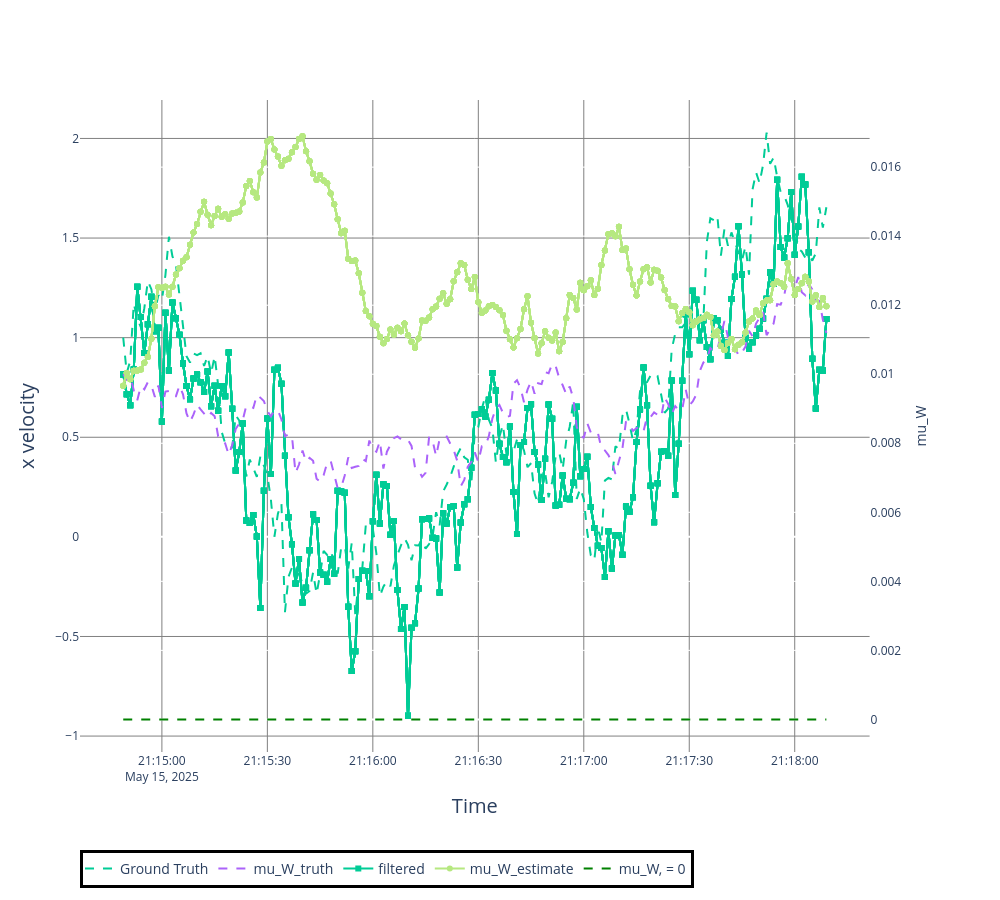

Here is the notebook cell this chart was saved with:
### Code cell
velocity_plotter.plot_tracks(track,[1],label='filtered', line=dict(color='#00CC96'))
velocity_plotter.plot_tracks(mu_W_estimate,[0],secondary_y=True,label='mu_W_estimate',line=dict(color='#B6E880'))
velocity_plotter.fig
velocity_plotter.fig.update_layout( 
    width=1000,height=900,
    plot_bgcolor="white",  # Set background color to white
    xaxis=dict(
        showgrid=True,
        gridcolor="gray",      # Keep the grid
        title=dict(text="Time", font=dict(size=20)),  # Add large label
    ),
    yaxis=dict(
        showgrid=True,
        gridcolor="gray",      # Keep the grid
        title=dict(text='x velocity', font=dict(size=20)),  # Add large label
    ),
    legend=dict(
        font=dict(size=14),       # Make the legend font larger
        orientation='h',
        # xanchor="auto",         # Center the legend
        # yanchor="auto",           # Align the legend to the bottom of the plot
        bordercolor="Black",
        borderwidth=3,
        y=-0.15,                   # Position it above the graph
        # x=0.6                    # Center it horizontally
    ),
)

### Figure 1 — Plotly figure (JSON) as saved in the notebook; plotly's stock layout.template omitted (floating-point values rounded to 4 significant figures; data arrays with more than 128 entries replaced by an {"elided": "..."} marker saying what was removed)
{"data": [{"line": {"color": "green", "dash": "dash"}, "name": "mu_W, = 0", "type": "scatter", "x": {"elided": "201 str values"}, "xaxis": "x", "y": {"elided": "201 int values"}, "yaxis": "y2"}, {"legendgroup": "Ground Truth", "legendrank": 100, "line": {"dash": "dash"}, "mode": "lines", "name": "Ground Truth", "showlegend": true, "text": {"elided": "201 str values"}, "type": "scatter", "x": {"elided": "201 str values"}, "y": {"elided": "201 float values"}}, {"legendgroup": "mu_W_truth", "legendrank": 100, "line": {"dash": "dash"}, "mode": "lines", "name": "mu_W_truth", "showlegend": true, "text": {"elided": "201 str values"}, "type": "scatter", "x": {"elided": "201 str values"}, "xaxis": "x", "y": {"elided": "201 float values"}, "yaxis": "y2"}, {"legendgroup": "filtered", "legendrank": 300, "line": {"color": "#00CC96"}, "marker": {"symbol": {"elided": "201 str values"}}, "mode": "markers+lines", "name": "filtered", "showlegend": true, "text": {"elided": "201 str values"}, "type": "scatter", "x": {"elided": "201 str values"}, "y": {"elided": "201 float values"}}, {"legendgroup": "mu_W_estimate", "legendrank": 300, "line": {"color": "#B6E880"}, "marker": {"symbol": {"elided": "201 str values"}}, "mode": "markers+lines", "name": "mu_W_estimate", "showlegend": true, "text": {"elided": "201 str values"}, "type": "scatter", "x": {"elided": "201 str values"}, "xaxis": "x", "y": {"elided": "201 float values"}, "yaxis": "y2"}, {"legendgroup": "filtered", "legendrank": 300, "line": {"color": "#00CC96"}, "marker": {"symbol": {"elided": "201 str values"}}, "mode": "markers+lines", "name": "2a03ebfa-f70b-4093-a248-598ce7c23ffa", "showlegend": false, "text": {"elided": "201 str values"}, "type": "scatter", "x": {"elided": "201 str values"}, "y": {"elided": "201 float values"}}, {"legendgroup": "mu_W_estimate", "legendrank": 300, "line": {"color": "#B6E880"}, "marker": {"symbol": {"elided": "201 str values"}}, "mode": "markers+lines", "name": "2abc1557-97b1-41b3-ac1f-cf1fc4d29397", "showlegend": false, "text": {"elided": "201 str values"}, "type": "scatter", "x": {"elided": "201 str values"}, "xaxis": "x", "y": {"elided": "201 float values"}, "yaxis": "y2"}, {"legendgroup": "filtered", "legendrank": 300, "line": {"color": "#00CC96"}, "marker": {"symbol": {"elided": "201 str values"}}, "mode": "markers+lines", "name": "2a03ebfa-f70b-4093-a248-598ce7c23ffa", "showlegend": false, "text": {"elided": "201 str values"}, "type": "scatter", "x": {"elided": "201 str values"}, "y": {"elided": "201 float values"}}, {"legendgroup": "mu_W_estimate", "legendrank": 300, "line": {"color": "#B6E880"}, "marker": {"symbol": {"elided": "201 str values"}}, "mode": "markers+lines", "name": "2abc1557-97b1-41b3-ac1f-cf1fc4d29397", "showlegend": false, "text": {"elided": "201 str values"}, "type": "scatter", "x": {"elided": "201 str values"}, "xaxis": "x", "y": {"elided": "201 float values"}, "yaxis": "y2"}, {"legendgroup": "filtered", "legendrank": 300, "line": {"color": "#00CC96"}, "marker": {"symbol": {"elided": "201 str values"}}, "mode": "markers+lines", "name": "2a03ebfa-f70b-4093-a248-598ce7c23ffa", "showlegend": false, "text": {"elided": "201 str values"}, "type": "scatter", "x": {"elided": "201 str values"}, "y": {"elided": "201 float values"}}, {"legendgroup": "mu_W_estimate", "legendrank": 300, "line": {"color": "#B6E880"}, "marker": {"symbol": {"elided": "201 str values"}}, "mode": "markers+lines", "name": "2abc1557-97b1-41b3-ac1f-cf1fc4d29397", "showlegend": false, "text": {"elided": "201 str values"}, "type": "scatter", "x": {"elided": "201 str values"}, "xaxis": "x", "y": {"elided": "201 float values"}, "yaxis": "y2"}, {"legendgroup": "filtered", "legendrank": 300, "line": {"color": "#00CC96"}, "marker": {"symbol": {"elided": "201 str values"}}, "mode": "markers+lines", "name": "2a03ebfa-f70b-4093-a248-598ce7c23ffa", "showlegend": false, "text": {"elided": "201 str values"}, "type": "scatter", "x": {"elided": "201 str values"}, "y": {"elided": "201 float values"}}, {"legendgroup": "filtered", "legendrank": 300, "line": {"color": "#00CC96"}, "marker": {"symbol": {"elided": "201 str values"}}, "mode": "lines", "name": "2a03ebfa-f70b-4093-a248-598ce7c23ffa", "showlegend": false, "text": {"elided": "201 str values"}, "type": "scatter", "x": {"elided": "201 str values"}, "y": {"elided": "201 float values"}}, {"legendgroup": "mu_W_estimate", "legendrank": 300, "line": {"color": "#B6E880"}, "marker": {"symbol": {"elided": "201 str values"}}, "mode": "markers+lines", "name": "2abc1557-97b1-41b3-ac1f-cf1fc4d29397", "showlegend": false, "text": {"elided": "201 str values"}, "type": "scatter", "x": {"elided": "201 str values"}, "xaxis": "x", "y": {"elided": "201 float values"}, "yaxis": "y2"}, {"legendgroup": "filtered", "legendrank": 300, "line": {"color": "#00CC96"}, "marker": {"symbol": {"elided": "201 str values"}}, "mode": "lines", "name": "2a03ebfa-f70b-4093-a248-598ce7c23ffa", "showlegend": false, "text": {"elided": "201 str values"}, "type": "scatter", "x": {"elided": "201 str values"}, "y": {"elided": "201 float values"}}, {"legendgroup": "mu_W_estimate", "legendrank": 300, "line": {"color": "#B6E880"}, "marker": {"symbol": {"elided": "201 str values"}}, "mode": "markers+lines", "name": "2abc1557-97b1-41b3-ac1f-cf1fc4d29397", "showlegend": false, "text": {"elided": "201 str values"}, "type": "scatter", "x": {"elided": "201 str values"}, "xaxis": "x", "y": {"elided": "201 float values"}, "yaxis": "y2"}, {"legendgroup": "filtered", "legendrank": 300, "line": {"color": "#00CC96"}, "marker": {"symbol": {"elided": "201 str values"}}, "mode": "lines", "name": "2a03ebfa-f70b-4093-a248-598ce7c23ffa", "showlegend": false, "text": {"elided": "201 str values"}, "type": "scatter", "x": {"elided": "201 str values"}, "y": {"elided": "201 float values"}}, {"legendgroup": "mu_W_estimate", "legendrank": 300, "line": {"color": "#B6E880"}, "marker": {"symbol": {"elided": "201 str values"}}, "mode": "markers+lines", "name": "2abc1557-97b1-41b3-ac1f-cf1fc4d29397", "showlegend": false, "text": {"elided": "201 str values"}, "type": "scatter", "x": {"elided": "201 str values"}, "xaxis": "x", "y": {"elided": "201 float values"}, "yaxis": "y2"}, {"legendgroup": "filtered", "legendrank": 300, "line": {"color": "#00CC96"}, "marker": {"symbol": {"elided": "201 str values"}}, "mode": "markers+lines", "name": "2a03ebfa-f70b-4093-a248-598ce7c23ffa", "showlegend": false, "text": {"elided": "201 str values"}, "type": "scatter", "x": {"elided": "201 str values"}, "y": {"elided": "201 float values"}}, {"legendgroup": "mu_W_estimate", "legendrank": 300, "line": {"color": "#B6E880"}, "marker": {"symbol": {"elided": "201 str values"}}, "mode": "markers+lines", "name": "2abc1557-97b1-41b3-ac1f-cf1fc4d29397", "showlegend": false, "text": {"elided": "201 str values"}, "type": "scatter", "x": {"elided": "201 str values"}, "xaxis": "x", "y": {"elided": "201 float values"}, "yaxis": "y2"}], "layout": {"colorway": ["#EF553B", "#00CC96", "#AB63FA", "#FFA15A", "#19D3F3", "#FF6692", "#B6E880", "#FF97FF", "#FECB52"], "height": 900, "legend": {"bordercolor": "Black", "borderwidth": 3, "font": {"size": 14}, "orientation": "h", "y": -0.15}, "plot_bgcolor": "white", "width": 1000, "xaxis": {"anchor": "y", "domain": [0, 0.94], "gridcolor": "gray", "showgrid": true, "title": {"font": {"size": 20}, "text": "Time"}}, "yaxis": {"anchor": "x", "domain": [0, 1], "gridcolor": "gray", "showgrid": true, "title": {"font": {"size": 20}, "text": "x velocity"}}, "yaxis2": {"anchor": "x", "overlaying": "y", "side": "right", "title": {"text": "mu_W"}}}}
